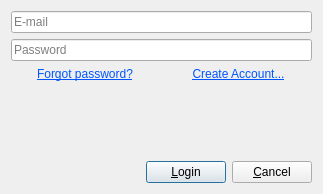
<?xml version="1.0" encoding="UTF-8"?>
<ui version="4.0">
 <class>LoginDialog</class>
 <widget class="QDialog" name="LoginDialog">
  <property name="geometry">
   <rect>
    <x>0</x>
    <y>0</y>
    <width>323</width>
    <height>194</height>
   </rect>
  </property>
  <property name="windowTitle">
   <string>Dialog</string>
  </property>
  <layout class="QVBoxLayout" name="verticalLayout">
   <item>
    <widget class="QLineEdit" name="email">
     <property name="placeholderText">
      <string>E-mail</string>
     </property>
    </widget>
   </item>
   <item>
    <widget class="QLineEdit" name="password">
     <property name="echoMode">
      <enum>QLineEdit::PasswordEchoOnEdit</enum>
     </property>
     <property name="placeholderText">
      <string>Password</string>
     </property>
    </widget>
   </item>
   <item>
    <layout class="QHBoxLayout" name="horizontalLayout_2">
     <item>
      <widget class="QLabel" name="forgotpassword">
       <property name="text">
        <string>&lt;html&gt;&lt;head/&gt;&lt;body&gt;&lt;p align=&quot;center&quot;&gt;&lt;a href=&quot;forgot&quot;&gt;&lt;span style=&quot; text-decoration: underline; color:#0055ff;&quot;&gt;Forgot password?&lt;/span&gt;&lt;/a&gt;&lt;/p&gt;&lt;/body&gt;&lt;/html&gt;</string>
       </property>
       <property name="textFormat">
        <enum>Qt::RichText</enum>
       </property>
      </widget>
     </item>
     <item>
      <widget class="QLabel" name="createaccount">
       <property name="text">
        <string>&lt;html&gt;&lt;head/&gt;&lt;body&gt;&lt;p align=&quot;center&quot;&gt;&lt;a href=&quot;create&quot;&gt;&lt;span style=&quot; text-decoration: underline; color:#0055ff;&quot;&gt;Create Account...&lt;/span&gt;&lt;/a&gt;&lt;/p&gt;&lt;/body&gt;&lt;/html&gt;</string>
       </property>
       <property name="textFormat">
        <enum>Qt::RichText</enum>
       </property>
      </widget>
     </item>
    </layout>
   </item>
   <item>
    <spacer name="verticalSpacer">
     <property name="orientation">
      <enum>Qt::Vertical</enum>
     </property>
     <property name="sizeHint" stdset="0">
      <size>
       <width>20</width>
       <height>35</height>
      </size>
     </property>
    </spacer>
   </item>
   <item>
    <layout class="QHBoxLayout" name="horizontalLayout">
     <item>
      <spacer name="horizontalSpacer">
       <property name="orientation">
        <enum>Qt::Horizontal</enum>
       </property>
       <property name="sizeHint" stdset="0">
        <size>
         <width>40</width>
         <height>20</height>
        </size>
       </property>
      </spacer>
     </item>
     <item>
      <widget class="QPushButton" name="login_button">
       <property name="text">
        <string>&amp;Login</string>
       </property>
      </widget>
     </item>
     <item>
      <widget class="QPushButton" name="cancel_button">
       <property name="text">
        <string>&amp;Cancel</string>
       </property>
      </widget>
     </item>
    </layout>
   </item>
  </layout>
 </widget>
 <resources/>
 <connections/>
</ui>
